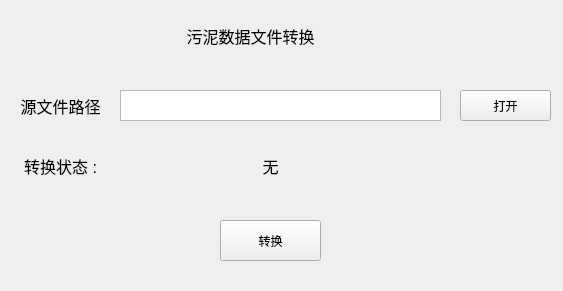
<?xml version="1.0" encoding="UTF-8"?>
<ui version="4.0">
 <class>Widget</class>
 <widget class="QWidget" name="Widget">
  <property name="geometry">
   <rect>
    <x>0</x>
    <y>0</y>
    <width>563</width>
    <height>291</height>
   </rect>
  </property>
  <property name="windowTitle">
   <string>Widget</string>
  </property>
  <widget class="QPushButton" name="writeButton">
   <property name="geometry">
    <rect>
     <x>220</x>
     <y>220</y>
     <width>101</width>
     <height>41</height>
    </rect>
   </property>
   <property name="text">
    <string>转换</string>
   </property>
  </widget>
  <widget class="QTextEdit" name="textEdit">
   <property name="geometry">
    <rect>
     <x>120</x>
     <y>90</y>
     <width>321</width>
     <height>31</height>
    </rect>
   </property>
  </widget>
  <widget class="QPushButton" name="readButton">
   <property name="geometry">
    <rect>
     <x>460</x>
     <y>90</y>
     <width>91</width>
     <height>31</height>
    </rect>
   </property>
   <property name="text">
    <string>打开</string>
   </property>
  </widget>
  <widget class="QLabel" name="label">
   <property name="geometry">
    <rect>
     <x>160</x>
     <y>20</y>
     <width>181</width>
     <height>31</height>
    </rect>
   </property>
   <property name="font">
    <font>
     <family>Arial</family>
     <pointsize>12</pointsize>
     <weight>50</weight>
     <italic>false</italic>
     <bold>false</bold>
    </font>
   </property>
   <property name="layoutDirection">
    <enum>Qt::LeftToRight</enum>
   </property>
   <property name="styleSheet">
    <string notr="true">font: 12pt &quot;Arial&quot;;</string>
   </property>
   <property name="text">
    <string>污泥数据文件转换</string>
   </property>
   <property name="alignment">
    <set>Qt::AlignCenter</set>
   </property>
  </widget>
  <widget class="QLabel" name="label_2">
   <property name="enabled">
    <bool>true</bool>
   </property>
   <property name="geometry">
    <rect>
     <x>10</x>
     <y>90</y>
     <width>101</width>
     <height>31</height>
    </rect>
   </property>
   <property name="font">
    <font>
     <family>Arial</family>
     <pointsize>12</pointsize>
     <weight>50</weight>
     <italic>false</italic>
     <bold>false</bold>
    </font>
   </property>
   <property name="layoutDirection">
    <enum>Qt::LeftToRight</enum>
   </property>
   <property name="styleSheet">
    <string notr="true">font: 12pt &quot;Arial&quot;;</string>
   </property>
   <property name="text">
    <string>源文件路径</string>
   </property>
   <property name="alignment">
    <set>Qt::AlignCenter</set>
   </property>
  </widget>
  <widget class="QLabel" name="label_3">
   <property name="enabled">
    <bool>true</bool>
   </property>
   <property name="geometry">
    <rect>
     <x>10</x>
     <y>150</y>
     <width>101</width>
     <height>31</height>
    </rect>
   </property>
   <property name="font">
    <font>
     <family>Arial</family>
     <pointsize>12</pointsize>
     <weight>50</weight>
     <italic>false</italic>
     <bold>false</bold>
    </font>
   </property>
   <property name="layoutDirection">
    <enum>Qt::LeftToRight</enum>
   </property>
   <property name="styleSheet">
    <string notr="true">font: 12pt &quot;Arial&quot;;</string>
   </property>
   <property name="text">
    <string>转换状态 :</string>
   </property>
   <property name="alignment">
    <set>Qt::AlignCenter</set>
   </property>
  </widget>
  <widget class="QLabel" name="label_4">
   <property name="enabled">
    <bool>true</bool>
   </property>
   <property name="geometry">
    <rect>
     <x>180</x>
     <y>150</y>
     <width>181</width>
     <height>31</height>
    </rect>
   </property>
   <property name="font">
    <font>
     <family>Arial</family>
     <pointsize>12</pointsize>
     <weight>50</weight>
     <italic>false</italic>
     <bold>false</bold>
    </font>
   </property>
   <property name="layoutDirection">
    <enum>Qt::LeftToRight</enum>
   </property>
   <property name="styleSheet">
    <string notr="true">font: 12pt &quot;Arial&quot;;</string>
   </property>
   <property name="text">
    <string>无</string>
   </property>
   <property name="alignment">
    <set>Qt::AlignCenter</set>
   </property>
  </widget>
 </widget>
 <layoutdefault spacing="6" margin="11"/>
 <resources/>
 <connections/>
</ui>
